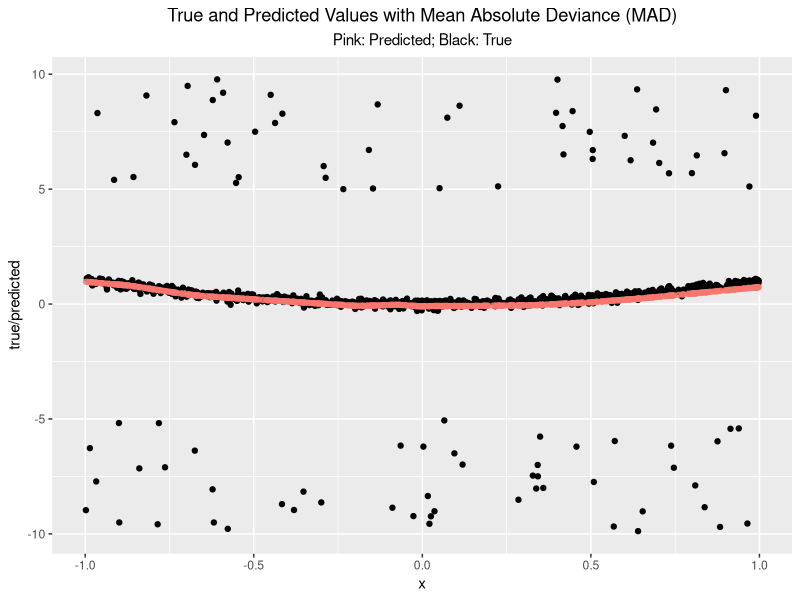
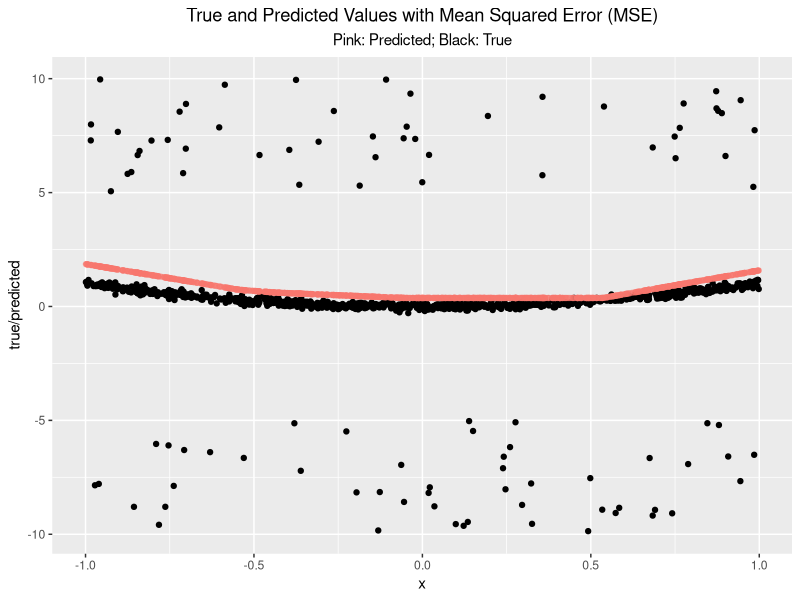

Reproduce these figures in R, in order.
## ---- chunk 1
knitr::opts_chunk$set(echo = TRUE)
## ---- chunk 2
# casl_nn_init_weights API
# Initiate weight matrics for a dense neural network.
#
# Args:
#     layer_sizes: A vector(numeric) showing the size of each layer
#
# Returns:
#     A list containing initialized weights and biases.
casl_nn_init_weights <- function(layer_sizes){
  len<- length(layer_sizes) - 1
  weights <- vector("list", len)
  
  for (i in seq_len(len)){
    w <- matrix(rnorm(layer_sizes[i] * layer_sizes[i + 1]),
            ncol = layer_sizes[i],
            nrow = layer_sizes[i + 1])
    weights[[i]] <- list(w=w,
                     b=rnorm(layer_sizes[i + 1]))
  }
  weights
}
weight <- casl_nn_init_weights(c(1, 25, 1))
## ---- chunk 3
# casl_util_ReLU API
# Apply a rectified linear unit (ReLU) to a vector / matrix.
#
# Args:
#     vec: A vector(numeric) or matrix(numeric).
#
# Returns:
#     The original input with negative values truncated to 0.
casl_util_ReLU <- function(vec){
  vec[vec < 0] <- 0
  vec 
}
## ---- chunk 4
# casl_util_ReLU_derivative API
# Apply derivative of the rectified linear unit (ReLU).
#
# Args:
#     vec: A vector(numeric) or matrix(numeric).
#
# Returns:
#     Returned with positive values to 1 and negative values to 0.
casl_util_ReLU_derivative <- function(vec){
  res <- vec * 0
  res[vec > 0] <- 1
  res
}
## ---- chunk 5
# casl_util_mad_p API
# Derivative of the mean absolute deviance (MAD).
#
# Args:
#     y: A vector(numeric) of responses.
#     pred: A vector(numeric) of predicted responses.
#
# Returns:
#     Returned current derivative MAD
casl_util_mad_p <- function(y, pred){
  dev <- c()
  for(i in seq_along(pred)){
    if(pred[i] >= y[i]) dev[i] <- 1
    else dev[i] <- -1
  }
  dev
}
## ---- chunk 6
# casl_nn_forward_prop API
# Apply forward propagation to a set of NN weights and biases.
#
# Args:
#     input: A vector(numeric) representing one row of the input.
#     weights: A list of weights built by casl_nn_init_weights.
#     sigma: The activation function.
#
# Returns:
#     A list containing the new weighted responses (z) and
#     activations (a).
casl_nn_forward_prop <- function(input, weights, sigma){
  len <- length(weights)
  z <- vector("list", len)
  a <- vector("list", len)
  
  for (i in seq_len(len)){
    a_i1 <- if(i == 1) input else a[[i - 1]]
    z[[i]] <- weights[[i]]$w %*% a_i1 + weights[[i]]$b
    a[[i]] <- if (i != len) sigma(z[[i]]) else z[[i]]
  }
  list(z = z, a = a)
}
## ---- chunk 7
# casl_nn_backward_prop API
# Apply backward propagation algorithm.
#
# Args:
#     input: A vector(numeric) representing one row of the input.
#     output: A vector(numeric) representing one row of the response.
#     weights: A list created by casl_nn_init_weights.
#     forwardpp_obj: Output of the function casl_nn_forward_prop.
#     sigma_p: Derivative of the activation function.
#     f_p: Derivative of the loss function.
#
# Returns:
#     A list containing the new weighted responses (z) and
#     activations (a).
casl_nn_backward_prop <- function(input, output, weights, forwardpp_obj, sigma_p, f_p){
  z <- forwardpp_obj$z
  a <- forwardpp_obj$a
  len <- length(weights)
  grad_z <- vector("list", len)
  grad_w <- vector("list", len)
  
  for (i in rev(seq_len(len))){
    if (i == len) {
      grad_z[[i]] <- f_p(output, a[[i]])
      }
    else {
      grad_z[[i]] <- (t(weights[[i + 1]]$w) %*% grad_z[[i + 1]]) * sigma_p(z[[i]])
      }
    a_j1 <- if(i == 1) input else a[[i - 1]]
    grad_w[[i]] <- grad_z[[i]] %*% t(a_j1)
    }
  list(grad_z = grad_z, grad_w = grad_w)
}
## ---- chunk 8
# casl_nn_sgd_mad API
# Apply stochastic gradient descent (SGD) to estimate NN.
#
# Args:
#     X: A data(numeric) matrix.
#     y: A vector(numeric) of responses.
#     layers_sizes: A vector(numeric) showing the sizes of layers in NN.
#     epochs: Integer number of epochs to computer.
#     lr: Learning rate.
#     weights: Optional list of starting weights.
#
# Returns:
#     A list containing the trained weights for the network.
casl_nn_sgd_mad <- function(X, y, layer_sizes, epochs, lr, weights=NULL){
  if (is.null(weights)){
    weights <- casl_nn_init_weights(layer_sizes)
  }
  
  # for every individual, update the weights and repeat the procedure over all individuals.
  for (epoch in seq_len(epochs)){
    # propergations
    for (i in seq_len(nrow(X))){ 
      # excute forward propergation
      forwardpp_obj <- casl_nn_forward_prop(X[i,], weights, casl_util_ReLU)
      # excute backward propergation
      backwardpp_obj <- casl_nn_backward_prop(X[i,], y[i,], weights,
                                     forwardpp_obj, casl_util_ReLU_derivative, casl_util_mad_p)
      # update weights matrics
      for (j in seq_along(weights)){
        weights[[j]]$b <- weights[[j]]$b -lr * backwardpp_obj$grad_z[[j]]
        weights[[j]]$w <- weights[[j]]$w -lr * backwardpp_obj$grad_w[[j]]
      }
    }
  }
  weights
}
## ---- chunk 9
# casl_nn_predict function
# Predict values from a training neural network.
#
# Args:
#     weights: List of weights describing the neural network.
#     X_test: A numeric data matrix for the predictions.
#
# Returns:
#     A matrix of predicted values.
casl_nn_predict <- function(weights, X_test){
  p <- length(weights[[length(weights)]]$b)
  y_hat <- matrix(0, ncol = p, nrow = nrow(X_test))
  
  # excute prediction by forward propergation
  for (i in seq_len(nrow(X_test))){
    a <- casl_nn_forward_prop(X_test[i,], weights, casl_util_ReLU)$a
    y_hat[i, ] <- a[[length(a)]]
    }
  y_hat
}
## ---- chunk 10
library(tidyverse)
#Simulate data using MAD
X <- matrix(runif(1000, min = -1, max = 1), ncol = 1)
yn <- X[, 1, drop = FALSE]^2 + rnorm(1000, sd = 0.1)
# change some yn to be very large (outliers)
ind <- sample(seq_along(yn), 100)
yn[sort(ind)] <- c(runif(50, -10, -5), runif(50, 5, 10))

# train and update weights
weights <- casl_nn_sgd_mad(X, yn, layer_sizes = c(1, 25, 1), epochs = 15, lr = 0.01)
# predict with trained weights
y_pred <- casl_nn_predict(weights, X)
# visualiza the true value and predicted value
d <- tibble(x = as.vector(X), y_pred = as.vector(y_pred),
            y = X[, 1]^2, yn = as.vector(yn))

# plot  result with mean absolute deviation
ggplot(d) + 
  geom_point(aes(x = x, y = yn)) +
  geom_point(aes(x = x, y = y_pred, color = "pink", alpha = 1.5)) +
  labs(x = "x", y = "true/predicted", title = "True and Predicted Values with Mean Absolute Deviance (MAD)") +
  theme(legend.position="None") + labs(subtitle="Pink: Predicted; Black: True") +
  theme(plot.title = element_text(hjust = 0.5), plot.subtitle = element_text(hjust = 0.5))
## ---- chunk 11
# Derivative of the mean squared error (MSE) function.
#
# Args:
#     y: A numeric vector of responses.
#     pred: A numeric vector of predicted responses.
#
# Returns:
#     Returned current derivative the MSE function.
casl_util_mse_derivative <- function(y, pred){
  2 * (pred - y)
}
## ---- chunk 12
# Apply stochastic gradient descent (SGD) to estimate NN.
#
# Args:
#     X: A numeric data matrix.
#     y: A numeric vector of responses.
#     sizes: A numeric vector giving the sizes of layers in
#            the neural network.
#     epochs: Integer number of epochs to computer.
#     lr: Learning rate.
#     weights: Optional list of starting weights.
#
# Returns:
#     A list containing the trained weights for the network.
casl_nn_sgd_mse <- function(X, y, layer_sizes, epochs, lr, weights=NULL){
  if (is.null(weights)){
    weights <- casl_nn_init_weights(layer_sizes)
  }
  ## for every individual, update the weights; repeat the procedure over all individuals.
  for (epoch in seq_len(epochs)){
    # propergations
    for (i in seq_len(nrow(X))){ 
      # forward propergations
      forwardpp_obj <- casl_nn_forward_prop(X[i,], weights, casl_util_ReLU)
      # backward propergations
      backwardpp_obj <- casl_nn_backward_prop(X[i,], y[i,], weights,
                                     forwardpp_obj, casl_util_ReLU_derivative, casl_util_mse_derivative)
      # update weights
      for (j in seq_along(weights)){
        weights[[j]]$b <- weights[[j]]$b -lr * backwardpp_obj$grad_z[[j]]
        weights[[j]]$w <- weights[[j]]$w -lr * backwardpp_obj$grad_w[[j]]
      }
    }
  }
  weights
}
## ---- chunk 13
#Simulate data processing for MSE
X <- matrix(runif(1000, min = -1, max = 1), ncol = 1)
yn <- X[,1,drop = FALSE]^ 2 + rnorm(1000, sd = 0.1)
# change some yn to be very large (outliers)
ind <- sample(seq_along(yn), 100)
yn[sort(ind)] <- c(runif(50, -10, -5), runif(50, 5, 10))

# train and update weights
weights <- casl_nn_sgd_mse(X, yn, layer_sizes = c(1, 25, 1), epochs = 15, lr = 0.01)
# predict with trained weights
y_pred <- casl_nn_predict(weights, X)
# visualiza the true value and predicted value
d <- tibble(x = as.vector(X), y_pred = as.vector(y_pred),
            y = X[,1]^2, yn = as.vector(yn))

# plot results with mean square error
ggplot(d) + 
  geom_point(aes(x = x, y = yn)) +
  geom_point(aes(x = x, y = y_pred, color = "pink", alpha = 1.5)) +
  labs(x = "x", y = "true/predicted", title = "True and Predicted Values with Mean Squared Error (MSE)") +
  theme(legend.position="None") + labs(subtitle="Pink: Predicted; Black: True") +
  theme(plot.title = element_text(hjust = 0.5), plot.subtitle = element_text(hjust = 0.5))
